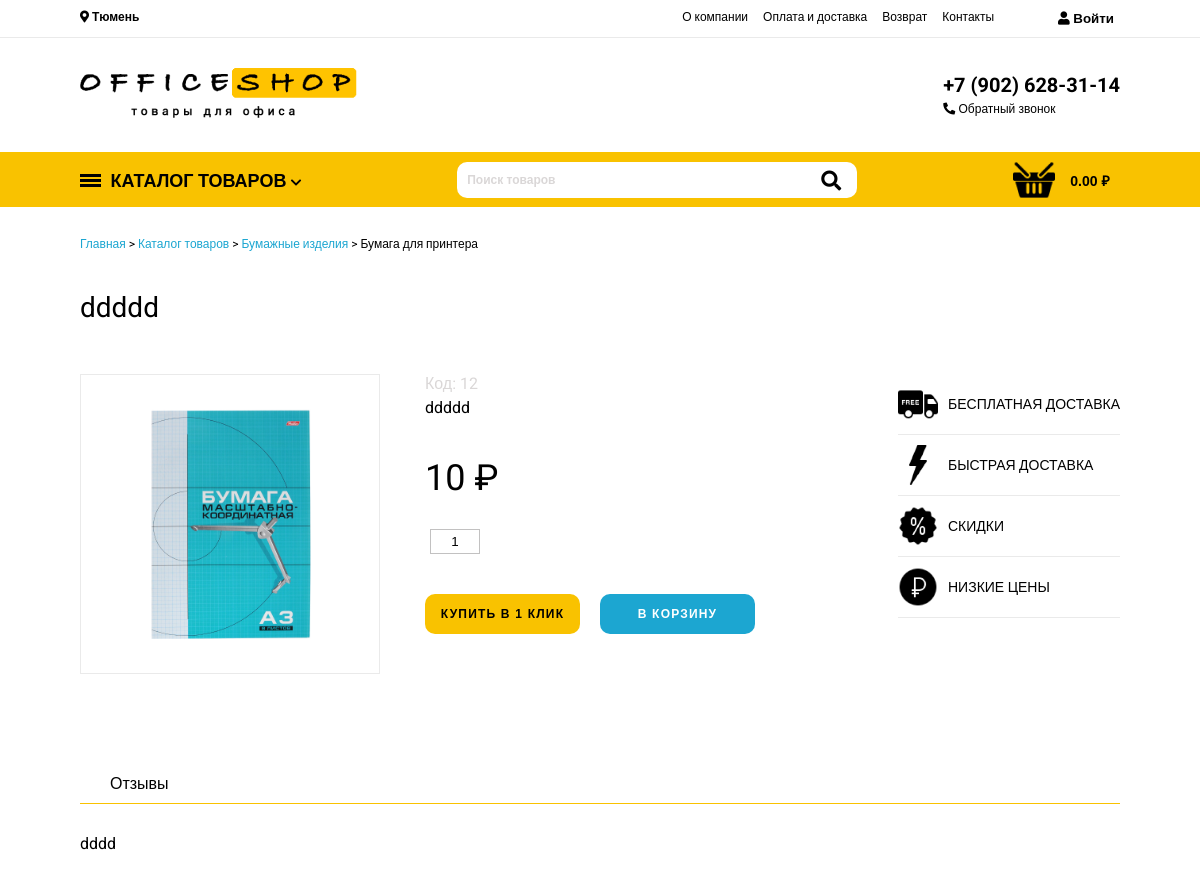
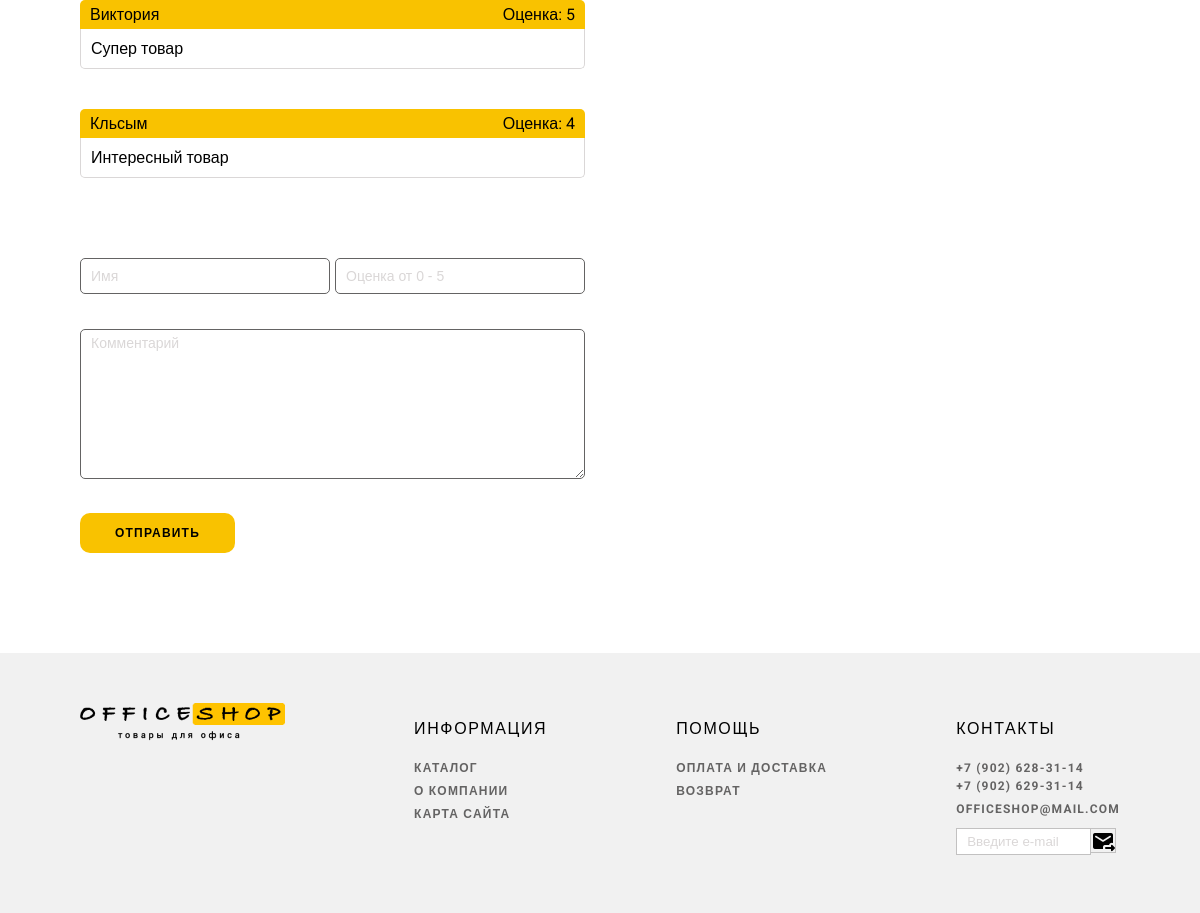
/cartochka.php?id=12, run on the app's committed database (2 pictures, top to bottom).
### tables this page shows
CREATE TABLE `Product` (
  `id_product` int(10) UNSIGNED NOT NULL,
  `id_podcategoria` int(10) UNSIGNED NOT NULL,
  `title` varchar(255) NOT NULL,
  `characteristic` varchar(255) NOT NULL,
  `description` varchar(255) DEFAULT NULL,
  `img` varchar(255) NOT NULL,
  `price` int(10) NOT NULL,
  `nalichie` int(255) NOT NULL,
  `sale` int(10) DEFAULT NULL
);

CREATE TABLE `Comments` (
  `id_comment` int(10) NOT NULL,
  `id_product` int(10) UNSIGNED NOT NULL,
  `added` varchar(255) NOT NULL,
  `ozenka` varchar(255) NOT NULL,
  `text` varchar(255) NOT NULL,
  `view` varchar(255) DEFAULT NULL
);

### templates/_cartochka.php (the view, shortened to what this page needs)
<h3 class="product__name">
    <?php echo($product["title"]); ?>
</h3>
<form class="car__section-block1" method="POST">
    <img src="./img/<?php echo($product["img"]); ?>" alt="" class="car__section__block1-img">
    <div class="car__section-block2">
        <div class="cod__product">
            Код: <?php echo($product["id_product"]); ?>
        </div>
        <div class="car__section__block2-name">
            <?php echo($product["title"]); ?>
        </div>
        <div id="price_cart" class="car__section__block2-price">
            <?php echo($product["price"]); ?> ₽
        </div>
        <div class="margin uvel">
        <input type="text" name="col" class="product__col" value="1">
        </div>
        <div class="car__section__block2-btn">
            <button onclick="show__click('visible')" class="cart__btn">
                Купить в 1 клик
            </button>
            <button name="addToCart" class="car__section__block2__btn-btn cart__btn">
                В корзину
            </button>
        </div>
    </div>
    <div class="car__section-block3">
        <div class="car__section-block4">
            <div class="car__section-block3__link">
                <img class="car__section-block3-img" src="./img/3_1.png" alt="">Бесплатная доставка
            </div>
            <div class="car__section-block3__link">
                <img class="car__section-block3-img" src="./img/3_2.png" alt="">Быстрая доставка
            </div>
            <div class="car__section-block3__link">
                <img class="car__section-block3-img" src="./img/3_3.png" alt="">Скидки
            </div>
            <div class="car__section-block3__link">
                <img class="car__section-block3-img" src="./img/3_4.png" alt="">Низкие цены
            </div>
        </div>
    </div>
    </form>
    <div class="lk__section-block">
        <div class="lk__section__block-link">
            Отзывы
        </div>
    </div>
    <div class="lk__line"></div>
        <div class="product__harakter">
            <?php echo($product["characteristic"]); ?>
        </div>

### cartochka.php (shortened to what this page needs)
    <!DOCTYPE html>
    <html lang="en">
    <head>
        <link rel="stylesheet" href="https://cdnjs.cloudflare.com/ajax/libs/font-awesome/5.12.1/css/all.min.css">
        <link rel="stylesheet" href="./css/style.css">
    </head>
    <body>
    <?php include("./templates/_header.php"); ?>
    <section class="car__section">
        <div class="container">
            <div class="hleb">
                <a href="./index.php" class="link">Главная</a>
                >
                <a href="./index.php" class="link">Каталог товаров</a>
                >
                <a href="./cart.php" class="link">Бумажные изделия</a>
                > Бумага для принтера
            </div>
            <?php
                $id=$_GET['id'];
                $sql = "SELECT * FROM `Product` WHERE `id_product` = '$id'";
                $result = $db->query($sql);
                $products = $result->fetchAll(PDO::FETCH_ASSOC);
                foreach ($products as $product) {
                    include("./templates/_cartochka.php");
                }
            ?>
        <div class="car__section-otz">
             <?php
             $id=$_GET['id'];
                $sql_com = "SELECT * FROM `Comments` WHERE `id_product` = '$id'";
                $result_com = $db->query($sql_com);
                $products_com = $result_com->fetchAll(PDO::FETCH_ASSOC);
                foreach ($products_com as $product_com) {
                    include("./comments.php");
                }
            ?>
            <form class="form__kommen" action="com.php" method="post">
                <div class="form__reg-avt-block">
                    <div class="form__reg-avt-block1">
                        <input type="text" name="added" class="form__input3" placeholder="Имя" required>
                    </div>
                    <div class="form__reg-avt-block1">
                        <input type="text" name="ozenka" class="form__input3" placeholder="Оценка от 0 - 5" required>
                    </div>
                </div>
                <textarea required type="text" name="text" class="form__komment-kom form__input2" placeholder="Комментарий"></textarea>
                <button  class="btn form__komment-btn" type="submit" ">Отправить</button>
            </form>
</div>
</div>
    </section>
    <?php include("./templates/_footer.php"); ?>
</body>
</html>

### comments.php
<div class="car__section__otz-head">
    <div id="nick" class="car__section__otz__head-name">
    <?php echo($product_com["added"]); ?>
    </div>
    <div id="ocenka" class="car__section__otz__head-ocenka">
    Оценка: <?php echo($product_com["ozenka"]); ?>
    </div>
</div>
<div id="com" class="car__section__otz-komment">
<?php echo($product_com["text"]); ?>
</div>

### css/style.css (style rules this page uses)
* { box-sizing: border-box; }
body { margin: 0; padding: 0; font-family: 'Roboto', sans-serif; }
button { outline: none; }
.container { width: 1040px; margin: 0 auto; }
::placeholder { color: #DAD7D7; }
.btn { width: 182px; height: 45px; background: #F9C200; border-radius: 10px; display: flex; align-items: center; justify-content: center; border: none; color: #000; text-decoration: none; font-weight: 700; font-size: 12px; letter-spacing: 0.1em; text-transform: uppercase; outline: none; cursor: pointer; }
.cart__btn { cursor: pointer; border: none; width: 155px; height: 40px; background: #F9C200; border-radius: 10px; display: flex; align-items: center; justify-content: center; color: #000; text-decoration: none; font-weight: 700; font-size: 12px; letter-spacing: 0.1em; text-transform: uppercase; }
.hleb { margin-top: 30px; font-size: 12px; }
.link { text-decoration: none; color: #1CA6D1; }
.form__input2 { font-size: 14px; padding: 5px 10px; outline: none; width: 505px; height: 36px; background: #FFFFFF; border: 1px solid #646363; border-radius: 5px; }
.form__input3 { font-size: 14px; padding: 5px 10px; outline: none; width: 250px; height: 36px; background: #FFFFFF; border: 1px solid #646363; border-radius: 5px; margin-right: 5px; }
.form__reg-avt-block { display: flex; }
.lk__line { border-bottom: 1px solid #F9C200; margin: 0 auto; margin-bottom: 30px; }
.lk__section-block { padding-top: 30px; display: flex; }
.lk__section__block-link { padding-right: 32px; padding-bottom: 10px; padding-top: 10px; padding-left: 30px; cursor: pointer; }
.product__col { text-align: center; margin-top: 10px; width: 50px; height: 25px; margin-left: 5px; outline: none; background: #FFFFFF; border: 1px solid #c2c1c1; }
.car__section-block1 { margin-top: 50px; margin-bottom: 60px; display: flex; justify-content: space-between; }
.car__section__block1-img { padding: 30px; width: 300px; border: 1px solid #EAEAEA; }
.product__name { margin-top: 40px; font-weight: 400; font-size: 28px; }
.cod__product { color: #DAD7D7; margin-bottom: 5px; }
.margin { margin-top: 20px; margin-left: 0; }
.car__section-block2 { width: 350px; }
.car__section__block2-price { margin-top: 40px; font-size: 36px; }
.car__section__block2-btn { padding-top: 40px; display: flex; }
.car__section__block2__btn-btn { margin-left: 20px; background: #1CA6D1; color: #fff; }
.car__section-block3 { width: 300px; display: flex; justify-content: flex-end; }
.car__section-block3__link { display: flex; align-items: center; text-transform: uppercase; font-size: 14px; border-bottom: 1px solid #EAEAEA; padding-bottom: 10px; padding-top: 10px; }
.car__section-block3-img { width: 40px; margin-right: 10px; }
.product__harakter { width: 500px; }
.car__section-otz { margin-top: 40px; width: 505px; height: auto; }
.car__section__otz-head { padding: 5px 10px; display: flex; justify-content: space-between; border-top-left-radius: 5px; border-top-right-radius: 5px; background: #F9C200; }
.car__section__otz-komment { padding: 10px 10px; border-bottom: 1px solid #DAD7D7; border-left: 1px solid #DAD7D7; margin-bottom: 40px; border-right: 1px solid #DAD7D7; border-bottom-left-radius: 5px; border-bottom-right-radius: 5px; }
.form__kommen { margin-top: 80px; }
.form__komment-btn { margin-top: 30px; cursor: pointer; border: none; width: 155px; height: 40px; background: #F9C200; border-radius: 10px; display: flex; align-items: center; justify-content: center; color: #000; text-decoration: none; font-weight: 700; font-size: 12px; letter-spacing: 0.1em; text-transform: uppercase; }
.form__komment-kom { font-family: 'Roboto', sans-serif; height: 150px; max-width: 505px; margin-top: 35px; }

### data on the page
product: title "ddddd", img (picture), id_product "12", price "10", characteristic "dddd"
comments: added "Виктория", ozenka "5", text "Супер товар"
comments: added "Кльсым", ozenka "4", text "Интересный товар"

### other printed values
$total "0.00"
